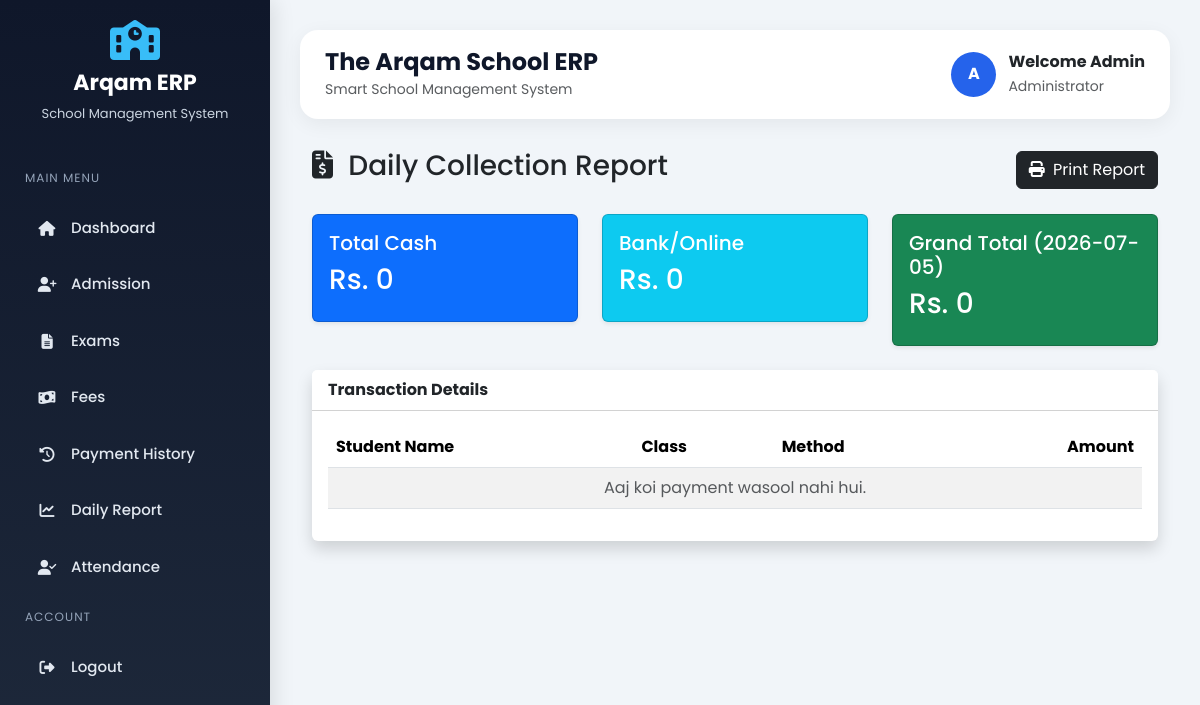
Before: /fees/daily_report with the older database file.
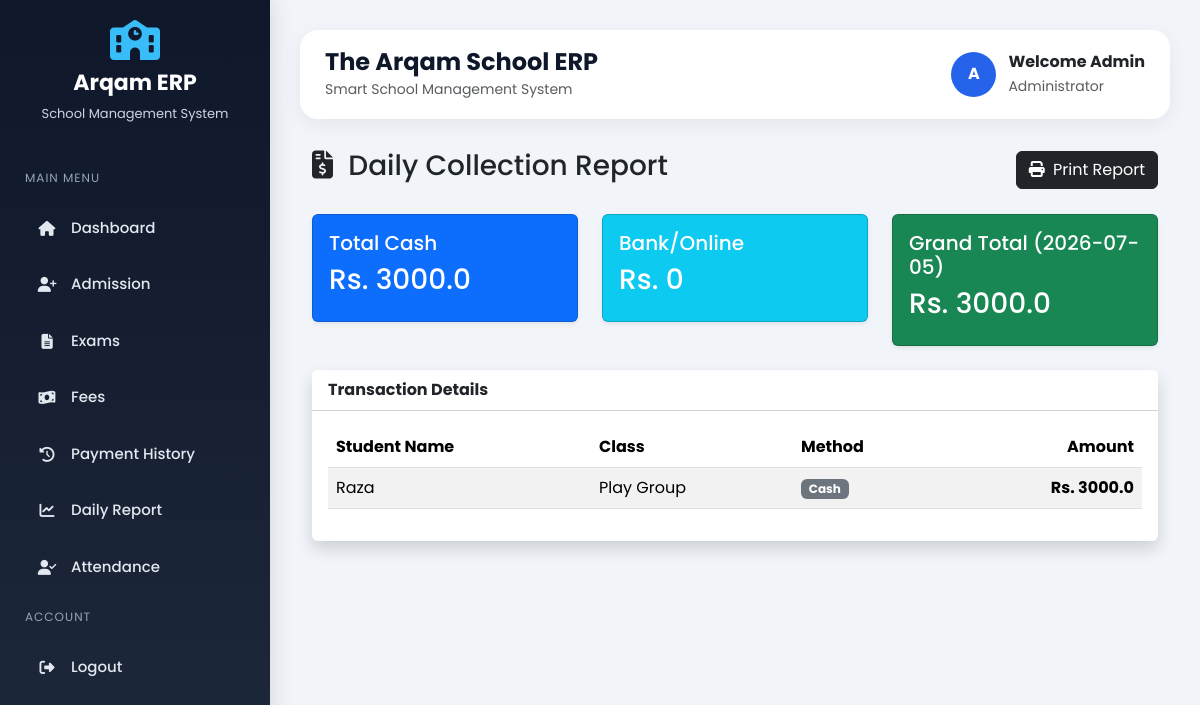
After: the same page with the newer database file.
### tables this page shows
CREATE TABLE vouchers (
            id INTEGER PRIMARY KEY AUTOINCREMENT,
            student_id INTEGER,
            month TEXT,
            year TEXT,
            current_fee REAL,
            arrears REAL,
            total_payable REAL,
            paid_amount REAL DEFAULT 0,
            remaining_balance REAL,
            status TEXT DEFAULT 'Unpaid', payment_date TEXT, payment_method TEXT DEFAULT 'Cash',
            FOREIGN KEY (student_id) REFERENCES students (id)
        );

CREATE TABLE students (
            id INTEGER PRIMARY KEY AUTOINCREMENT,
            name TEXT NOT NULL,
            father_name TEXT,
            father_id TEXT,
            class_name TEXT NOT NULL,
            dob DATE,
            gender TEXT,
            address TEXT,
            contact TEXT,
            photo TEXT DEFAULT 'default.png' -- Naya column
        , discount REAL DEFAULT 0);

### modules/fees.py (the view)
@fees_bp.route("/daily_report")
def daily_report():
    conn = sqlite3.connect(DB_PATH)
    conn.row_factory = sqlite3.Row
    cursor = conn.cursor()
    today = date.today().strftime("%Y-%m-%d")
    daily_payments = cursor.execute("""
        SELECT v.*, s.name, s.class_name
        FROM vouchers v
        JOIN students s ON v.student_id = s.id
        WHERE v.payment_date = ? AND v.paid_amount > 0
    """, (today,)).fetchall()
    cash_total = sum(row['paid_amount'] for row in daily_payments if row['payment_method'] == 'Cash')
    bank_total = sum(row['paid_amount'] for row in daily_payments if row['payment_method'] != 'Cash')
    grand_total = cash_total + bank_total
    conn.close()
    return render_template("fees/daily_report.html",
                           payments=daily_payments,
                           cash=cash_total,
                           bank=bank_total,
                           total=grand_total,
                           today=today)

### templates/fees/daily_report.html (shortened to what this page needs)
{% extends "base.html" %}
{% block content %}
<div class="container mt-4">
    <div class="d-flex justify-content-between align-items-center mb-4 no-print">
        <h3><i class="fas fa-file-invoice-dollar me-2"></i> Daily Collection Report</h3>
        <button onclick="window.print()" class="btn btn-dark">
            <i class="fas fa-print me-1"></i> Print Report
        </button>
    </div>
    <div class="row mb-4">
        <div class="col-md-4">
            <div class="card bg-primary text-white shadow-sm">
                <div class="card-body">
                    <h5>Total Cash</h5>
                    <h3>Rs. {{ cash }}</h3>
                </div>
            </div>
        </div>
        <div class="col-md-4">
            <div class="card bg-info text-white shadow-sm">
                <div class="card-body">
                    <h5>Bank/Online</h5>
                    <h3>Rs. {{ bank }}</h3>
                </div>
            </div>
        </div>
        <div class="col-md-4">
            <div class="card bg-success text-white shadow-sm">
                <div class="card-body">
                    <h5>Grand Total ({{ today }})</h5>
                    <h3>Rs. {{ total }}</h3>
                </div>
            </div>
        </div>
    </div>
    <div class="card shadow border-0">
        <div class="card-header bg-white fw-bold">Transaction Details</div>
        <div class="card-body">
            <table class="table table-striped">
                <thead>
                    <tr>
                        <th>Student Name</th>
                        <th>Class</th>
                        <th>Method</th>
                        <th class="text-end">Amount</th>
                    </tr>
                </thead>
                <tbody>
                    {% for p in payments %}
                    <tr>
                        <td>{{ p.name }}</td>
                        <td>{{ p.class_name }}</td>
                        <td><span class="badge bg-secondary">{{ p.payment_method }}</span></td>
                        <td class="text-end fw-bold">Rs. {{ p.paid_amount }}</td>
                    </tr>
                    {% else %}
                    <tr>
                        <td colspan="4" class="text-center text-muted">Aaj koi payment wasool nahi hui.</td>
                    </tr>
                    {% endfor %}
                </tbody>
            </table>
        </div>
    </div>
</div>
{% endblock %}

Changed rows visible on the page:
added vouchers: name "Raza", class_name "Play Group", payment_method "Cash", paid_amount "3000.0"
Other visible differences:
{{ cash }}: "0" → "3000.0"
{{ total }}: "0" → "3000.0"
text no longer shown: "Aaj koi payment wasool nahi hui."
